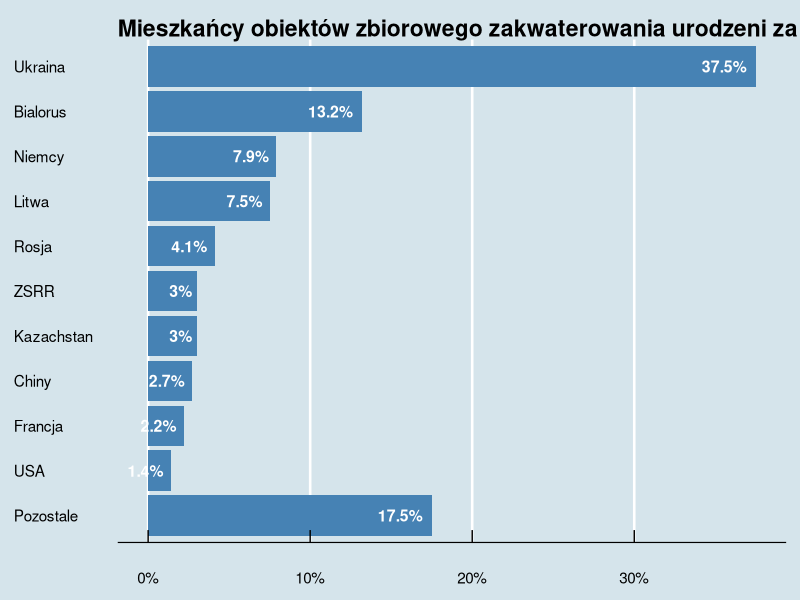

Write the R code that produced this figure.
## ---- chunk 1
library(ggthemes)
library(scales)
library(ggplot2)
library(ggrepel)

options(stringsAsFactors=FALSE)

dane <- read.csv("./daneLUD.csv", sep = ",") #wczytanie zbioru danych

dane <- dane[nrow(dane):1,] #odwrocenie kolejnosci (pierwszy wiersz ostatnim itd.)

dane$Kraj <- factor(dane$Kraj, levels = dane$Kraj) #stworzenie factorow do ustalenia kolejnosci
## ---- chunk 2
ggplot(data = dane, aes(x=Kraj, y=Procenty)) +
  coord_flip() +
  geom_bar(stat="identity", fill="steelblue")+
  theme_economist(horizontal=FALSE,base_size = 18)+
  scale_y_continuous(labels = function(x) paste0(x, "%"))+
  geom_text(aes(label = paste0(Procenty, "%")), stat = "identity", 
            hjust = 1.2,colour='white',size=4,fontface=2)+
  xlab(NULL)+ylab(NULL)+
  ggtitle("Mieszkańcy obiektów zbiorowego zakwaterowania urodzeni za granicą")
